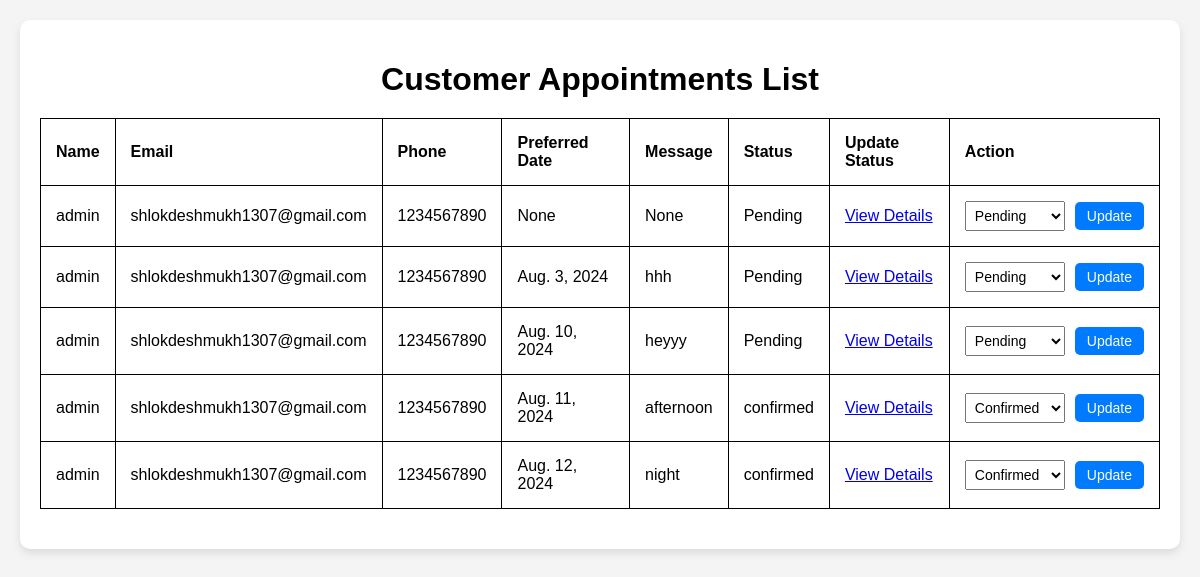
Before: /staff/sbooking/ with the older database file.
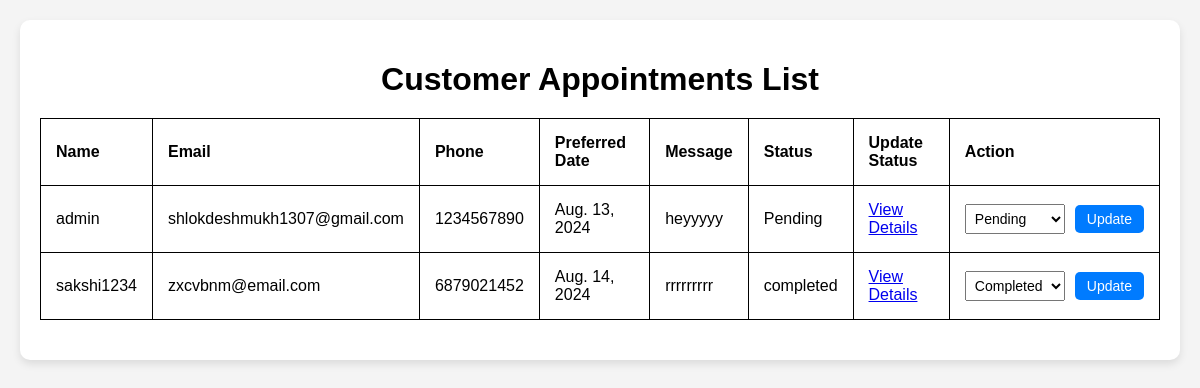
After: the same page with the newer database file.
### appoint/models.py (models this page shows, shortened)
class app(models.Model):
    user=models.ForeignKey(User, on_delete=models.CASCADE ,null=True)
    app_service=models.ManyToManyField(service, through='appitem')
    created_at= models.DateTimeField(auto_now_add=True,null=True)
    total_amount=models.DecimalField(max_digits=7,decimal_places=2,null=True)
    finalized = models.BooleanField(default=False)
    preferred_date = models.DateField(null=True)
    message = models.TextField(blank=True, null=True)
    STATUS_CHOICES = [
        ('Pending', 'Pending'),
        ('Confirmed', 'Confirmed'),
        ('Completed', 'Completed'),
        ('Cancelled', 'Cancelled'),
    ]
    status = models.CharField(max_length=10, choices=STATUS_CHOICES, default='Pending')

### cust/models.py (models this page shows)
class customer(models.Model):
    user = models.OneToOneField(User, on_delete=models.CASCADE,null=True)
    name = models.CharField(max_length=50,null=True)
    mobile = models.IntegerField(null=True)
    email = models.EmailField(max_length=254,null=True)
    address = models.CharField(max_length=50,null=True)
    gender = models.CharField(max_length=50,null=True)
    created_at = models.DateTimeField(auto_now=False, auto_now_add=False,null=True)

### staff/views.py (the view, shortened to what this page needs)
# urls.py: path('sbooking/',sbookings,name='sbooking'),
def sbookings(request):
     appointment = app.objects.all()
     return render(request, 'staff/sbooking.html',{'appointment':appointment})

### templates/staff/sbooking.html (shortened to what this page needs)
<!DOCTYPE html>
<html lang="en">
<head>
</head>
<body>
    <div class="container">
        <h1>Customer  Appointments List</h1>
        <table>
            <thead>
                <tr>
                    <th>Name</th>
                    <th>Email</th>
                    <th>Phone</th>
                    <th>Preferred Date</th>
                    <th>Message</th>
                    <th>Status</th>
                    <th>Update Status</th>
                    <th>Action</th>
                </tr>
            </thead>
            <tbody>
                {% for appointment in appointment %}
                <tr>
                    <td>{{ appointment.user.username }}</td>
                    <td>{{ appointment.user.customer.email }}</td>
                    <td>{{ appointment.user.customer.mobile }}</td>
                    <td>{{ appointment.preferred_date }}</td>
                    <td>{{ appointment.message }}</td>
                    <td>{{ appointment.status }}</td>
                    <td>
                        <a href="{% url 'appointment_details' appointment.pk %}" class="btn btn-info">View Details</a>
                    </td>
                    <td>
                        <form method="post" class="form-inline">
                            <select name="status">
                                <option value="pending" {% if appointment.status == 'pending' %}selected{% endif %}>Pending</option>
                                <option value="confirmed" {% if appointment.status == 'confirmed' %}selected{% endif %}>Confirmed</option>
                                <option value="completed" {% if appointment.status == 'completed' %}selected{% endif %}>Completed</option>
                            </select>
                            <button type="submit" class="btn-update">Update</button>
                        </form>
                    </td>
                </tr>
                {% endfor %}
            </tbody>
        </table>
    </div>
</body>
</html>

Changed rows visible on the page:
removed app: user.username "admin", user.customer.email "shlokdeshmukh1307@gmail.com", user.customer.mobile "1234567890", preferred_date "None", message "None", status "Pending"
removed app: user.username "admin", user.customer.email "shlokdeshmukh1307@gmail.com", user.customer.mobile "1234567890", preferred_date "Aug. 3, 2024", message "hhh", status "Pending"
removed app: user.username "admin", user.customer.email "shlokdeshmukh1307@gmail.com", user.customer.mobile "1234567890", preferred_date "Aug. 10, 2024", message "heyyy", status "Pending"
removed app: user.username "admin", user.customer.email "shlokdeshmukh1307@gmail.com", user.customer.mobile "1234567890", preferred_date "Aug. 11, 2024", message "afternoon", status "confirmed", status "Confirmed"
removed app: user.username "admin", user.customer.email "shlokdeshmukh1307@gmail.com", user.customer.mobile "1234567890", preferred_date "Aug. 12, 2024", message "night", status "confirmed", status "Confirmed"
added app: user.username "admin", user.customer.email "shlokdeshmukh1307@gmail.com", user.customer.mobile "1234567890", preferred_date "Aug. 13, 2024", message "heyyyyy", status "Pending"
added app: user.username "sakshi1234", user.customer.email "zxcvbnm@email.com", user.customer.mobile "6879021452", preferred_date "Aug. 14, 2024", message "rrrrrrrrr", status "completed", status "Completed"
